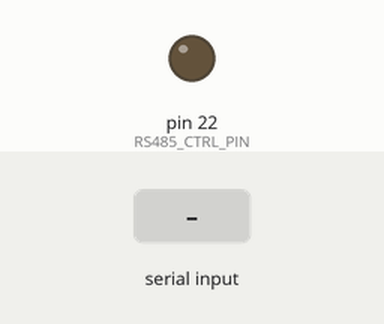
Recording of a sketch running on a simulated Arduino Mega 2560, built with avr-gcc and run on an emulated ATmega2560. Shown: output pins drawn as LEDs (lit = HIGH). The test bench sets the inputs (shaded band). What the sketch prints to the serial monitor is not drawn.

Above: at 2.2 s.
2.3 s: byte 30 received over Serial
At 3.2 s:
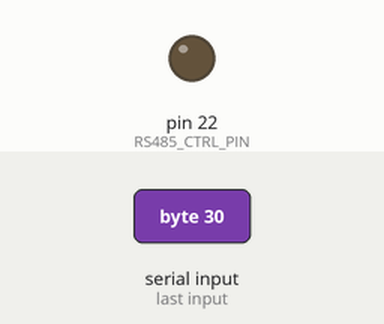
3.9 s: byte 90 received over Serial
At 4.4 s:
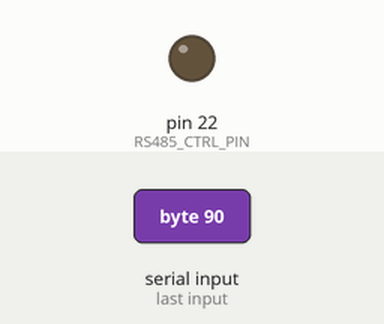
5.5 s: byte 120 received over Serial
At 6.8 s:
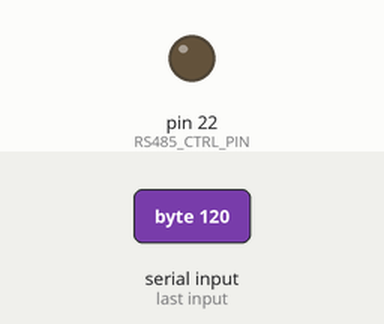
Timing chart, 0 to 8.5 s (numbered marks = the images above; inputs shaded):
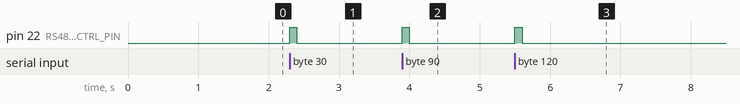

Measured:
- after the input at 2.3 s, pin 22 (RS485_CTRL_PIN): LOW → HIGH at once, → LOW 0.10 s later
- after the input at 3.9 s, pin 22 (RS485_CTRL_PIN): LOW → HIGH at once, → LOW 0.10 s later
- after the input at 5.5 s, pin 22 (RS485_CTRL_PIN): LOW → HIGH at once, → LOW 0.10 s later

The sketch:

MCU2_PontoonSerialRelay.ino
```cpp
/*
 * ===================================================================================
 * Pontoon Serial Relay / Bridge with RS485 Control
 * ===================================================================================
 *
 * AUTHORS:
 * Hany A. Elesawy and Ahmed I. Ahmed
 *
 * PURPOSE:
 * This program runs on the microcontroller located on the pontoon. Its function
 * is to act as a transparent bridge between the user's control interface
 * (via Bluetooth on Serial0) and the fish (via a half-duplex RS485 on Serial1).
 *
 * HARDWARE CONNECTIONS:
 * - Serial0 (pins 0, 1): Connected to a Bluetooth / nRF Module Serial Module (e.g., HC-05 or nRF240L).
 * - Serial1 (pins 18, 19): Connected to the RX/TX pins of an RS485 Transceiver.
 * - Digital Pin 22: Connected to the DE/RE (Driver Enable/Receiver Enable)
 * pins of the RS485 Transceiver.
 *
 * METHODOLOGY:
 * The code is non-blocking. It defaults to RS485 "receive" mode to constantly
 * listen for messages from the fish. When data arrives from the user, it
 * switches to "transmit" mode, sends all the data at once, waits for the
 * transmission to complete, and immediately switches back to "receive" mode.
 * This ensures a fast and reliable half-duplex communication link.
 *
 */

// --- Hardware Configuration ---
// Define the pin connected to the DE & RE pins of the RS485 transceiver.
#define RS485_CTRL_PIN 22

/************************ RS485 Direction Control ************************/

/**
 * @brief Enables the RS485 transmitter and disables the receiver.
 */
void enableTransmit() {
  // A brief delay can help ensure the transceiver chip has time to switch states.
  delayMicroseconds(100);
  digitalWrite(RS485_CTRL_PIN, HIGH);
}

/**
 * @brief Enables the RS485 receiver and disables the transmitter.
 */
void enableReceive() {
  delayMicroseconds(100);
  digitalWrite(RS485_CTRL_PIN, LOW);
}

/************************ Setup & Main Loop ************************/

/**
 * @brief Initializes the serial ports and the RS485 control pin.
 */
void setup() {
  // Configure the RS485 control pin as an output.
  pinMode(RS485_CTRL_PIN, OUTPUT);
  // Start in receive mode by default to listen for the fish.
  enableReceive();

  // Start Serial0 for communication with the user's Bluetooth device.
  // This baud rate must match the configuration of your Bluetooth module.
  Serial.begin(115200);

  // Start Serial1 for communication with the fish via the RS485 transceiver.
  // This baud rate MUST match the baud rate set in the fish's code.
  Serial1.begin(115200);

  // Send a confirmation message to the user's console to show the relay is active.
  Serial.println("Pontoon RS485 Relay Initialized. Bridge is active.");

  delay(1000);
}

/**
 * @brief The main execution loop for the serial relay.
 */
void loop() {
  // --- Relay 1: User (Bluetooth on Serial0) TO Fish (RS485 on Serial1) ---

  // Check if there is any data from the user waiting to be sent.
  if (Serial.available()>0) {
    // 1. Switch the RS485 module to Transmit mode.
    enableTransmit();

    // 2. Forward all available bytes at once.
    // Using a while loop is efficient. If multiple bytes arrive in a burst,
    // they are all sent in one continuous transmission.
    while (Serial.available()>0) {
      char v = Serial.read();
      delay(100);
      Serial.print("Pontoon Sent: ");
      Serial.println(v);
      Serial1.print(v);

    }

    // 3. Wait for the transmission to complete.
    // This is a crucial step to ensure all data has left the buffer
    // before we switch the direction back.

    // 4. Switch the RS485 module back to Receive mode.
    enableReceive();
  }

  // --- Relay 2: Fish (RS485 on Serial1) TO User (Bluetooth on Serial0) ---

  // Check if there is any data from the fish waiting to be read.
  // Since the default state is "receive," we can just read the data directly.
  while (Serial1.available()>0) {
    char data = Serial1.read();
    Serial.print(data);
  }
}
```
